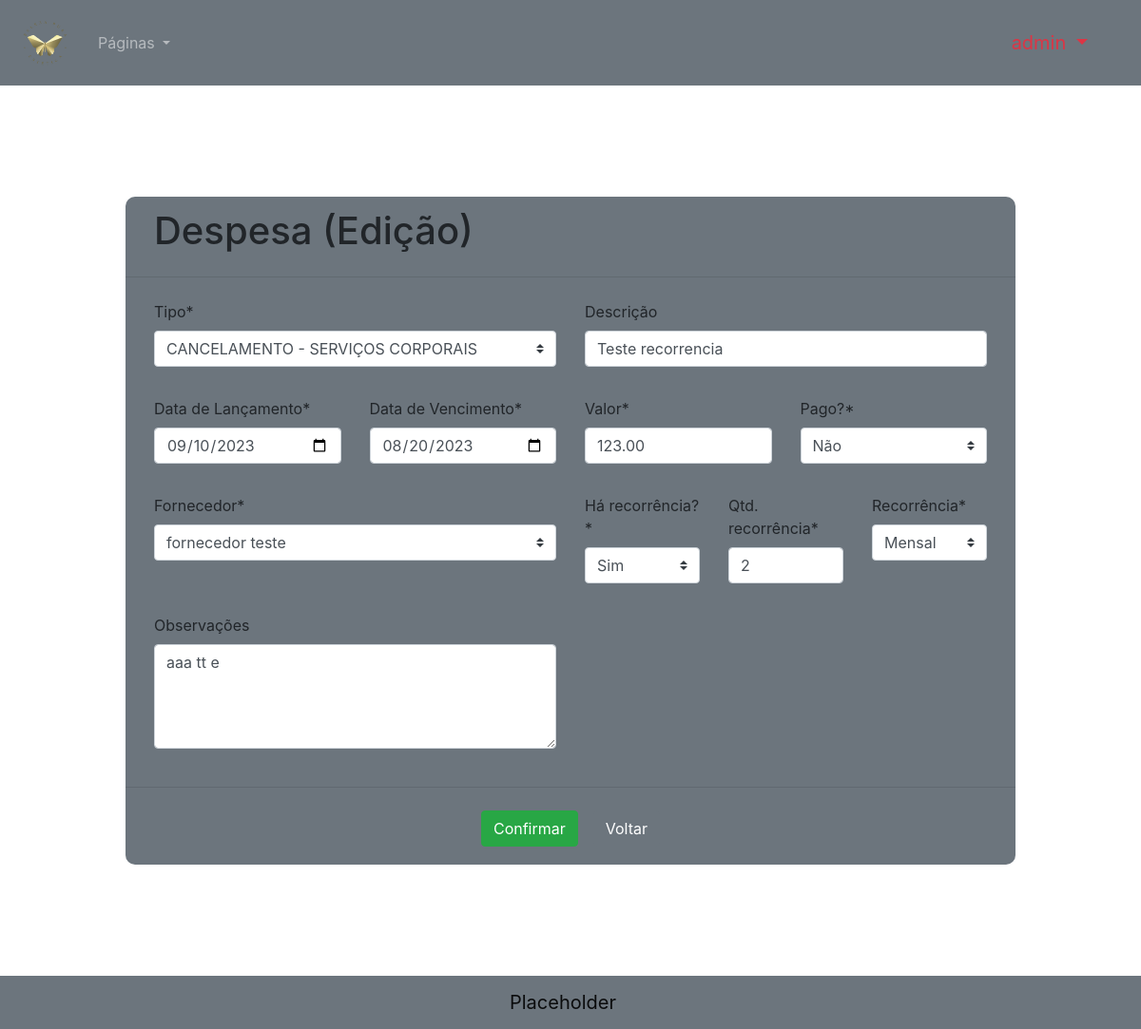
Before: /invoice/edit/3 (signed in) with the older database file.
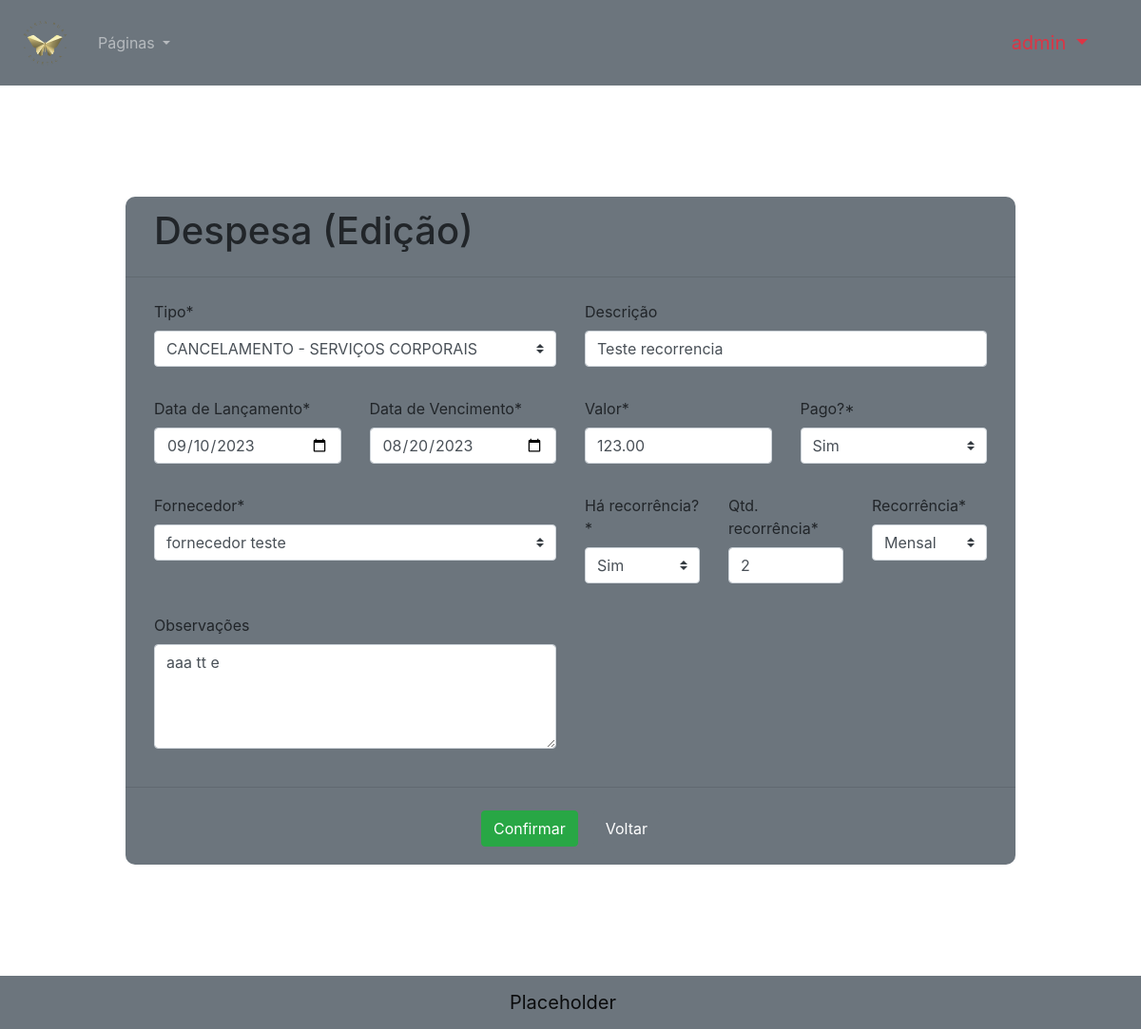
After: the same page with the newer database file.
### main/models.py (models this page shows, shortened)
class Invoice(models.Model):
    invoice_type = models.ForeignKey("Account", null=True, blank=True, on_delete=models.SET_NULL)
    supplier = models.ForeignKey("Supplier", null=True, blank=True, on_delete=models.SET_NULL)
    payment_type = models.ForeignKey("PaymentType", null=True, blank=True, on_delete=models.SET_NULL)
    generator_sale = models.ForeignKey("Sale", null=True, blank=True, on_delete=models.CASCADE)
    description = models.CharField(max_length=200)
    release_date = models.DateField()
    due_date = models.DateField(default=datetime.date.today())
    payment_date = models.DateField(blank=True, null=True)
    cost = models.DecimalField(max_digits=8, decimal_places=2)
    paid = models.BooleanField(default=False)
    recurring = models.BooleanField(default=False)
    recurring_qtd = models.IntegerField(blank=True, null=True)
    recurring_time = models.IntegerField(blank=True, null=True)
    obs = models.CharField(max_length=200)

class Supplier(models.Model):
    name = models.CharField(max_length=40, verbose_name="Nome Fantasia", default="")
    cnpj = models.CharField(max_length=40, verbose_name="CNPJ", default="")
    address = models.CharField(max_length=40, verbose_name="Endereço", default="")
    cep = models.CharField(max_length=40, verbose_name="CEP", default="")
    class Meta:
        verbose_name = 'Fornecedor'
        verbose_name_plural = 'Fornecedores'

### main/views.py (the view, shortened to what this page needs)
# urls.py: path("invoice/edit/<int:invoice_id>", views.EditInvoice, name="edit_invoice"),
@login_required(login_url="/login/")
@user_passes_test(user_is_staff, login_url="login")
def EditInvoice(request, invoice_id):
    invoice = Invoice.objects.get(pk=invoice_id)
    supplier_list = Supplier.objects.all()
    invoice_type_list = Account.objects.filter(is_expense=True)
    time = ""
    if invoice.recurring_time == '7':
        time = "Semanal"
    elif invoice.recurring_time == '15':
        time = "Quinzenal"
    elif invoice.recurring_time == '30':
        time = "Mensal"
    paid = ""
    if invoice.paid == True:
        paid = "Sim"
    else:
        paid = "Não"
    recurring = ""
    if invoice.recurring == True:
        recurring = "Sim"
    else:
        recurring = "Não"
    context = {
        "perms":request.user.get_all_permissions(),
        "username" : request.user,
        "invoice" : invoice,
        "time" : time,
        "paid" : paid,
        "recurring" : recurring,
        "supplier_list" : supplier_list,
        "invoice_type_list" : invoice_type_list,
    }
    return render(request, "html/edit_invoice.html", context)

### main/views.py (called while the page is built)
def user_is_staff(user):
    return user.groups.filter(name='Financeiro').exists() or user.is_superuser

### main/templates/html/edit_invoice.html (shortened to what the changed rows need)
{% extends "./main.html" %}
{% load static %}
    {% block body %}
    <div class="container-fluid">
        <form action="{% url 'edit_invoice' invoice.pk %}" method="post" class="box bg-secondary">
            <div class="col row">
                <h1 class="col align-self-center">Despesa (Edição)</h1>
            </div>
            <div class="col row justify-content-lg-around justify-content-lg-between py-2">
                <div class="col-6 d-flex flex-column form-group">
                    <label for="Descrição">Descrição</label>
                    <input class="form-control" value="{{invoice.description}}" id="Descrição" name="description" type="text">
                </div>
            </div>
            <div class="col row justify-content-lg-around justify-content-center py-2">
                <div class="col-3 d-flex flex-column form-group">
                    <label for="Lançamento">Data de Lançamento*</label>
                    <input class="form-control" value="{{invoice.release_date|date:'Y-m-d'}}" id="Lançamento" name="release_date" type="date">
                </div>
                <div class="col-3 d-flex flex-column form-group">
                    <label for="Pagamento">Data de Vencimento*</label>
                    <input class="form-control" value="{{invoice.due_date|date:'Y-m-d'}}" id="Pagamento" name="due_date" type="date">
                </div>
                <div class="col-3 d-flex flex-column form-group">
                    <label for="Nascimento">Valor*</label>
                    <input class="form-control" value="{{invoice.cost}}" id="Nascimento" name="cost" type="number">
                </div>
                <div class="col-3 d-flex flex-column form-group">
                    <label for="paid">Pago?*</label>
                    <select class="custom-select" class="form-select"  id="paid" value="{{invoice.recurring}}" name="paid">
                        <option value="True" {% if invoice.paid %} selected {% endif %}>Sim</option>
                        <option value="False" {% if not invoice.paid %} selected {% endif %}>Não</option>
                    </select>
                </div>
            </div>
            <div class="col row justify-content-lg-around justify-content-lg-between py-2">
                <div class="col-6 d-flex flex-column form-group">
                    <label for="supplier">Fornecedor*</label>
                    <select class="custom-select"  id="supplier" name="supplier">
                        {% for supplier in supplier_list %}
                        <option value="{{supplier.pk}}" {% if supplier.pk == invoice.supplier.pk %} selected {% endif %}>{{supplier.name}}</option>
                        {% endfor %}
                    </select>
                </div>
                <div class="col-2 d-flex flex-column form-group">
                    <label for="Recorrencia">Há recorrência?*</label>
                    <select class="custom-select" class="form-select"  id="Recorrencia" value="{{invoice.recurring}}" name="recurring" onchange="changeView(event)">
                        <option value="True" {% if invoice.recurring %} selected {% endif %}>Sim</option>
                    </select>
                </div>
                <div id="qtd_div" class="col-2 d-flex flex-column form-group" style="visibility: hidden">
                    <label for="Qtd">Qtd. recorrência*</label>
                    <input class="form-control" id="Qtd" name="recurring_qtd" type="number" value="{{invoice.recurring_qtd}}">
                </div>
                <div id="rec_div" class="col-2 d-flex flex-column form-group" style="visibility: hidden">
                    <label for="Prazo">Recorrência*</label>
                    <select class="custom-select" class="form-select" id="Prazo" name="recurring_time">
                        <option value="30" {% if invoice.recurring_time == 30 %} selected {% endif %}>Mensal</option>
                    </select>
                </div>
            </div>
            <div class="col row justify-content-lg-around justify-content-lg-between py-2">
                <div class="col-6 d-flex flex-column form-group">
                    <label for="OBS">Observações</label>
                    <textarea class="form-control" name="obs" id="OBS" cols="20" rows="4">{{invoice.obs}}</textarea>
                </div>
            </div>
        </form>
      </div>
    {% endblock %}

Changed rows visible on the page:
changed Invoice "Teste recorrencia": paid "Não" → "Sim"
